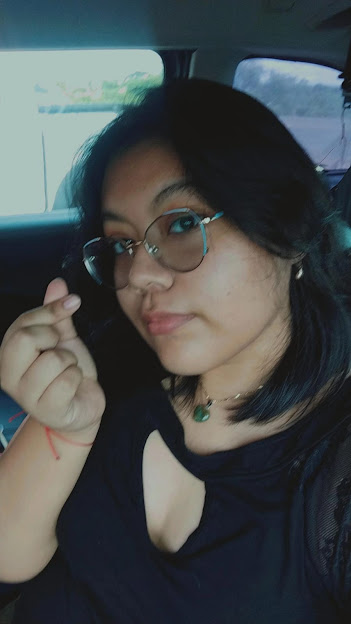
#> input picture kiwi.jpg, 351 x 624 px
$ python animacion_corazon.py
#> lines starting #> are read from the running program, lines starting #| are printed output that depends on the picture
# Importar librerías necesarias
import matplotlib.pyplot as plt          # Para crear gráficos
import numpy as np                       # Para cálculos numéricos
from PIL import Image                    # Para procesar imágenes
from mpl_toolkits.mplot3d import Axes3D  # Para gráficos 3D
from matplotlib import animation         # Para crear animaciones
from PIL import ImageEnhance            # Para ajustar brillo/contraste

# Configurar matplotlib
plt.switch_backend('TkAgg')  # Usar TkAgg como backend para mejor rendimiento
plt.style.use('fast')        # Usar estilo rápido para mejor rendimiento

# Función que define la forma matemática del corazón 3D
def corazon_3d(x,y,z):
    # Ecuación paramétrica del corazón
    return (x**2 + (9/4)*(y**2) + z**2 - 1)**3 - (x**2)*(z**3) - (9/80)*(y**2)*(z**3)

# Crear figura y configurar espacio 3D
fig = plt.figure(figsize=(16, 16))                    # Tamaño de la figura
ax = fig.add_subplot(111, projection='3d')            # Agregar subplot 3D
fig.patch.set_facecolor('#F5A5C5')                   # Color de fondo rosa
ax.set_facecolor('#F5A5C5')                          # Color de fondo del eje

# Configurar los límites del espacio 3D
bbox = (-1.5, 1.5)                                    # Límites base
xmin, xmax, ymin, ymax, zmin, zmax = bbox*3          # Expandir límites
ax.set_xlim3d(xmin, xmax)                            # Establecer límites X
ax.set_ylim3d(ymin, ymax)                            # Establecer límites Y
ax.set_zlim3d(zmin, zmax)                            # Establecer límites Z
ax.set_axis_off()                                    # Ocultar ejes

# Crear puntos para dibujar el corazón
M = np.linspace(xmin, xmax, 50)                      # 50 puntos en cada dirección
N = np.linspace(xmin, xmax, 25)                      # 25 puntos para contornos
M1, M2 = np.meshgrid(M, M)                          # Crear malla 2D

# Dibujar contornos del corazón en el plano Z
for z in N[::2]:                                     # Usar uno de cada dos puntos
    X, Y = M1, M2
    Z = corazon_3d(X, Y, z)
    ax.contour(X, Y, Z+z, [z], zdir='z', colors=('#ff0000'), linewidths=2.5)

# Dibujar contornos del corazón en el plano Y
for y in N[::2]:
    X, Z = M1, M2
    Y = corazon_3d(X, y, Z)
    ax.contour(X, Y+y, Z, [y], zdir='y', colors=('#ff0000'), linewidths=2.5)

# Dibujar contornos del corazón en el plano X
for x in N[::2]:
    Y, Z = M1, M2
    X = corazon_3d(x, Y, Z)
    ax.contour(X+x, Y, Z, [x], zdir='x', colors=('#ff0000'), linewidths=2.5)

# Procesar la imagen
img = Image.open("./kiwi.jpg")                       # Abrir imagen
#> img is the input picture: PIL image 351x624 RGB; mean R, G, B 71.6, 76.4, 77.1
img = img.resize((300, 300), Image.Resampling.LANCZOS)  # Redimensionar
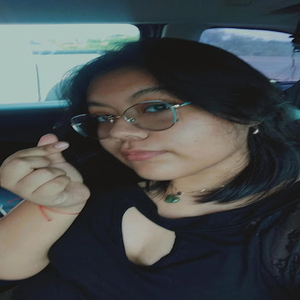
#> img: PIL image 300x300 RGB; mean R, G, B 71.6, 76.4, 77.1

# Ajustar brillo y contraste de la imagen
enhancer = ImageEnhance.Brightness(img)
img = enhancer.enhance(1.0)                          # Brillo normal
enhancer = ImageEnhance.Contrast(img)
img = enhancer.enhance(1.8)                          # Aumentar contraste 80%
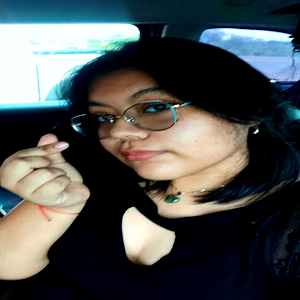
#> img: PIL image 300x300 RGB; mean R, G, B 76.1, 79.9, 79.6

# Ajustar saturación de la imagen
enhancer = ImageEnhance.Color(img)
img = enhancer.enhance(1.0)                          # Saturación normal

# Convertir imagen a array numpy con transparencia
img = np.array(img.convert("RGBA"))
#> img: shape (300, 300, 4)

# Posicionar la imagen en el espacio 3D
x = np.linspace(-0.75, 0.75, img.shape[1])
#> x = 300 values from -0.75 to 0.75
y = np.linspace(-1.2, 0.8, img.shape[0])            # Inclinar hacia arriba
#> y = 300 values from -1.2 to 0.8
X1, Y1 = np.meshgrid(x, y)

# Normalizar colores y aplicar máscara de corazón
rgba_norm = img / 255.0                              # Normalizar valores de color
mask = corazon_3d(X1, 0, -Y1) < 0                   # Crear máscara con forma de corazón
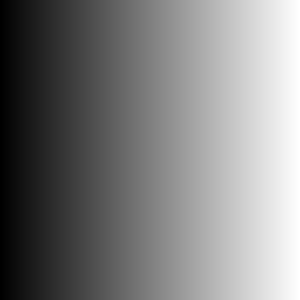
#> X1: shape (300, 300) float64; min -0.75, max 0.75, mean 2.36e-17; drawn with min black and max white
rgba_norm[~mask] = 0                                 # Aplicar máscara
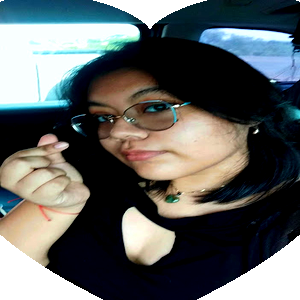
#> rgba_norm: shape (300, 300, 4) float64; mean R, G, B, A 0.287, 0.301, 0.298, 0.916; transparent parts drawn white

# Dibujar la imagen en la superficie del corazón
ax.plot_surface(X1, np.zeros_like(X1), -Y1,
               facecolors=rgba_norm,
               rstride=1, cstride=1,                 # Calidad de renderizado
               alpha=1.0,                            # Opacidad total
               antialiased=True)                     # Suavizar bordes

# Función para animar la rotación
def animate(i):
    ax.view_init(elev=40, azim=i*4)                 # Rotar vista (40° elevación)
    return [ax]

# Crear la animación
anim = animation.FuncAnimation(fig,
                             animate,
                             frames=180,             # Número de frames
                             interval=1,             # Intervalo entre frames (ms)
                             blit=False)             # No usar blitting

# Configurar y guardar la animación
Writer = animation.writers['pillow']                 # Usar pillow como escritor
writer = Writer(fps=60,                             # 60 frames por segundo
               metadata=dict(artist='Melkin'),       # Metadata
               bitrate=3600)                         # Calidad del video
# Guardar como GIF
anim.save('corazon_3d.gif',                         # Nombre del archivo
         writer=writer,                             # Configuración del escritor
         savefig_kwargs={'facecolor': '#F5A5C5'})   # Color de fondo
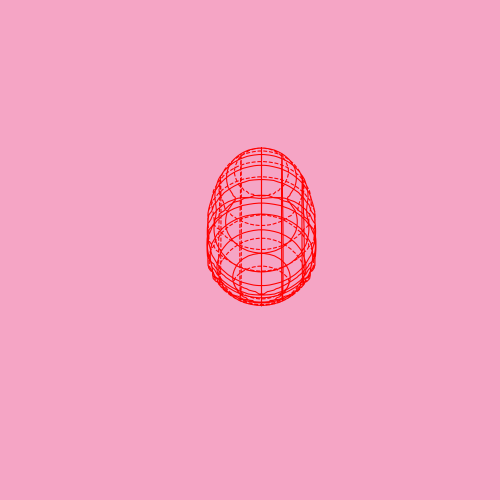
#> figure drawn by matplotlib, 1 panel
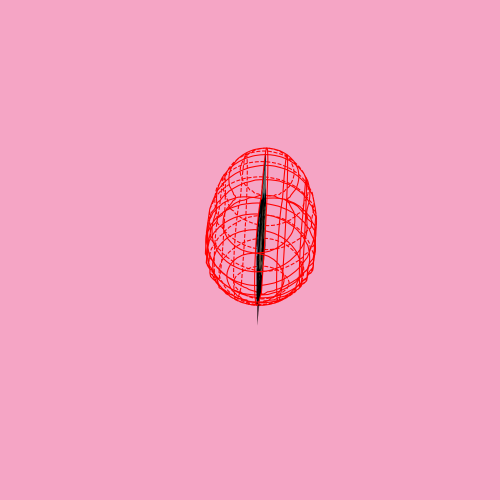
#> figure drawn by matplotlib, 1 panel
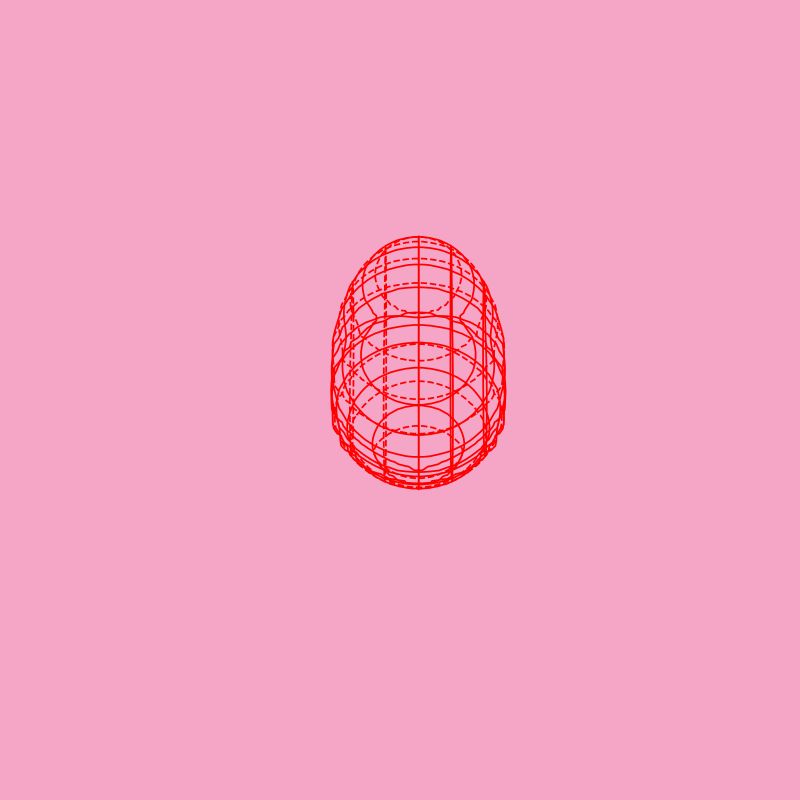
#> saved as corazon_3d.gif: PIL image 1600x1600 RGBA (shown at 1/2 size); mean R, G, B, A 245.2, 161.9, 193.3, 255
#> (the run stopped early here; a loop or call above may not have finished)
